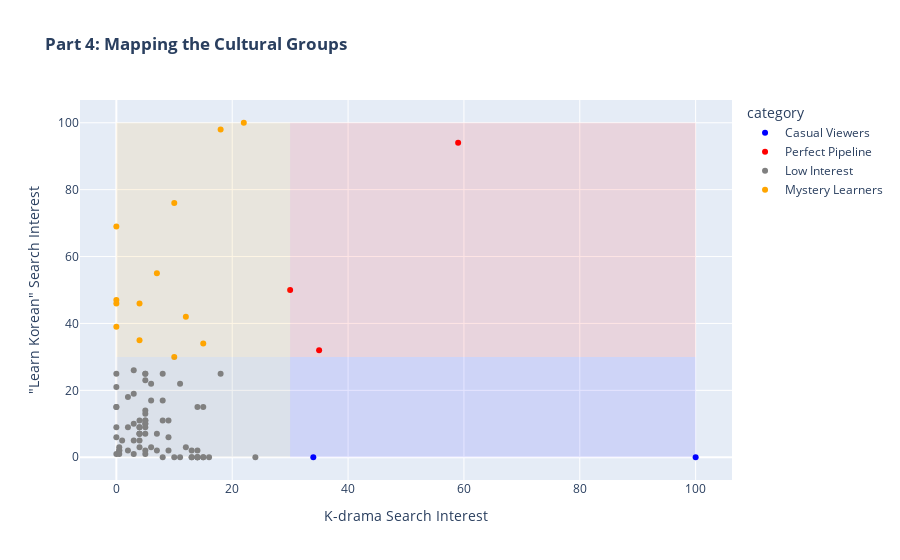

Notebook code for this chart:
### Code cell
fig = px.scatter(geo_pipeline_noindex, 
                 x='kdrama_geo_past5yr', 
                 y='learn_korean_geo_past5yr',
                 color='category',
                 hover_name='country',  # Shows country on hover
                 color_discrete_map={  # Force specific colors
                     'Perfect Pipeline': 'red',
                     'Casual Viewers': 'blue', 
                     'Mystery Learners': 'orange',
                     'Low Interest': 'gray'
                 },
                 title='<b>Part 4: Mapping the Cultural Groups<b>',
                 labels={'kdrama_geo_past5yr': 'K-drama Search Interest',
                        'learn_korean_geo_past5yr': '"Learn Korean" Search Interest'})


# Add quadrant backgrounds with matching colours
fig.add_shape(type="rect", x0=30, y0=30, x1=100, y1=100,
              line=dict(width=0), fillcolor="red", opacity=0.1)

fig.add_shape(type="rect", x0=30, y0=0, x1=100, y1=30,
              line=dict(width=0), fillcolor="blue", opacity=0.1)

fig.add_shape(type="rect", x0=0, y0=30, x1=30, y1=100,
              line=dict(width=0), fillcolor="orange", opacity=0.1)

fig.add_shape(type="rect", x0=0, y0=0, x1=30, y1=30,
              line=dict(width=0), fillcolor="gray", opacity=0.1)

fig.show()

### Figure 1 — Plotly figure (JSON) as saved in the notebook; plotly's stock layout.template omitted (floating-point values rounded to 4 significant figures)
{"data": [{"hovertemplate": "<b>%{hovertext}</b><br><br>category=Casual Viewers<br>K-drama Search Interest=%{x}<br>\"Learn Korean\" Search Interest=%{y}<extra></extra>", "hovertext": ["Madagascar", "Cuba"], "legendgroup": "Casual Viewers", "marker": {"color": "blue", "symbol": "circle"}, "mode": "markers", "name": "Casual Viewers", "orientation": "v", "showlegend": true, "type": "scatter", "x": [100.0, 34.0], "xaxis": "x", "y": [0.0, 0.0], "yaxis": "y"}, {"hovertemplate": "<b>%{hovertext}</b><br><br>category=Perfect Pipeline<br>K-drama Search Interest=%{x}<br>\"Learn Korean\" Search Interest=%{y}<extra></extra>", "hovertext": ["Philippines", "Nigeria", "Cambodia"], "legendgroup": "Perfect Pipeline", "marker": {"color": "red", "symbol": "circle"}, "mode": "markers", "name": "Perfect Pipeline", "orientation": "v", "showlegend": true, "type": "scatter", "x": [59.0, 35.0, 30.0], "xaxis": "x", "y": [94.0, 32.0, 50.0], "yaxis": "y"}, {"hovertemplate": "<b>%{hovertext}</b><br><br>category=Low Interest<br>K-drama Search Interest=%{x}<br>\"Learn Korean\" Search Interest=%{y}<extra></extra>", "hovertext": ["Nicaragua", "Bangladesh", "El Salvador", "Morocco", "Uganda", "Paraguay", "Venezuela", "Bolivia", "Tunisia", "Azerbaijan", "Peru", "Guatemala", "Türkiye", "Panama", "Honduras", "Mexico", "Ecuador", "Georgia", "Costa Rica", "Indonesia", "Iraq", "Colombia", "Dominican Republic", "Algeria", "Ghana", "United Arab Emirates", "Chile", "Czechia", "Kenya", "Uzbekistan", "France", "Romania", "Qatar", "South Africa", "Greece", "Sweden", "Belgium", "Norway", "Argentina", "Slovakia", "Italy", "Portugal", "Canada", "United States", "Denmark", "Poland", "Vietnam", "Switzerland", "Bulgaria", "Saudi Arabia", "Hungary", "Germany", "Finland", "Lebanon", "Hong Kong", "Brazil", "Lithuania", "Australia", "Austria", "Egypt", "Netherlands", "United Kingdom", "Spain", "Croatia", "Thailand", "Ireland", "Israel", "Taiwan", "Iran", "Ukraine", "Russia", "Japan"], "legendgroup": "Low Interest", "marker": {"color": "gray", "symbol": "circle"}, "mode": "markers", "name": "Low Interest", "orientation": "v", "showlegend": true, "type": "scatter", "x": [24.0, 18.0, 16.0, 15.0, 15.0, 15.0, 14.0, 14.0, 14.0, 14.0, 14.0, 14.0, 13.0, 13.0, 13.0, 12.0, 11.0, 11.0, 10.0, 9.0, 9.0, 9.0, 8.0, 8.0, 8.0, 8.0, 7.0, 7.0, 6.0, 6.0, 6.0, 5.0, 0.0, 5.0, 5.0, 5.0, 5.0, 5.0, 5.0, 5.0, 5.0, 5.0, 5.0, 5.0, 5.0, 4.0, 4.0, 4.0, 4.0, 4.0, 4.0, 4.0, 4.0, 0.0, 3.0, 3.0, 0.0, 3.0, 3.0, 3.0, 2.0, 2.0, 2.0, 0.0, 1.0, 0.0, 0.0, 0.5, 0.5, 0.0, 0.5, 0.5], "xaxis": "x", "y": [0.0, 25.0, 0.0, 15.0, 0.0, 0.0, 0.0, 0.0, 15.0, 0.0, 2.0, 0.0, 2.0, 0.0, 0.0, 3.0, 0.0, 22.0, 0.0, 6.0, 11.0, 2.0, 0.0, 11.0, 17.0, 25.0, 2.0, 7.0, 22.0, 17.0, 3.0, 11.0, 25.0, 25.0, 10.0, 13.0, 9.0, 14.0, 1.0, 10.0, 2.0, 7.0, 23.0, 25.0, 11.0, 3.0, 9.0, 7.0, 7.0, 7.0, 9.0, 5.0, 11.0, 21.0, 19.0, 1.0, 15.0, 26.0, 5.0, 10.0, 9.0, 18.0, 2.0, 9.0, 5.0, 15.0, 6.0, 2.0, 3.0, 1.0, 2.0, 1.0], "yaxis": "y"}, {"hovertemplate": "<b>%{hovertext}</b><br><br>category=Mystery Learners<br>K-drama Search Interest=%{x}<br>\"Learn Korean\" Search Interest=%{y}<extra></extra>", "hovertext": ["Myanmar (Burma)", "Nepal", "Mongolia", "Pakistan", "Ethiopia", "Malaysia", "Trinidad & Tobago", "India", "Singapore", "Jamaica", "Sri Lanka", "New Zealand", "South Korea"], "legendgroup": "Mystery Learners", "marker": {"color": "orange", "symbol": "circle"}, "mode": "markers", "name": "Mystery Learners", "orientation": "v", "showlegend": true, "type": "scatter", "x": [22.0, 18.0, 0.0, 15.0, 0.0, 12.0, 0.0, 10.0, 10.0, 0.0, 7.0, 4.0, 4.0], "xaxis": "x", "y": [100.0, 98.0, 69.0, 34.0, 39.0, 42.0, 46.0, 30.0, 76.0, 47.0, 55.0, 35.0, 46.0], "yaxis": "y"}], "layout": {"legend": {"title": {"text": "category"}, "tracegroupgap": 0}, "shapes": [{"fillcolor": "red", "line": {"width": 0}, "opacity": 0.1, "type": "rect", "x0": 30, "x1": 100, "y0": 30, "y1": 100}, {"fillcolor": "blue", "line": {"width": 0}, "opacity": 0.1, "type": "rect", "x0": 30, "x1": 100, "y0": 0, "y1": 30}, {"fillcolor": "orange", "line": {"width": 0}, "opacity": 0.1, "type": "rect", "x0": 0, "x1": 30, "y0": 30, "y1": 100}, {"fillcolor": "gray", "line": {"width": 0}, "opacity": 0.1, "type": "rect", "x0": 0, "x1": 30, "y0": 0, "y1": 30}], "title": {"text": "<b>Part 4: Mapping the Cultural Groups<b>"}, "xaxis": {"anchor": "y", "domain": [0, 1], "title": {"text": "K-drama Search Interest"}}, "yaxis": {"anchor": "x", "domain": [0, 1], "title": {"text": "\"Learn Korean\" Search Interest"}}}}
